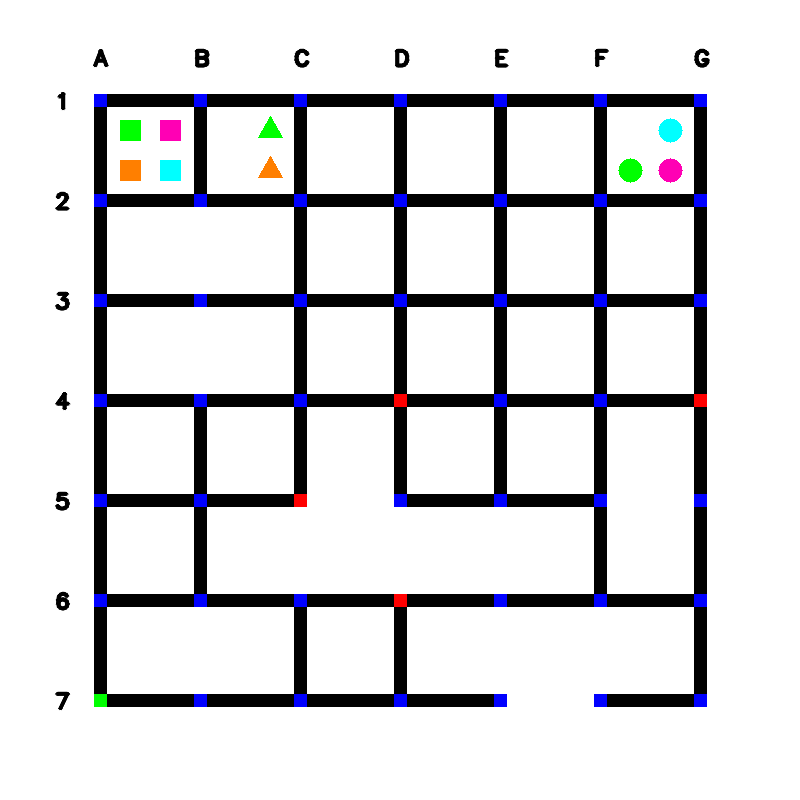
#> input picture test_images/maze_0.png, 800 x 800 px
$ python 'Maze objects detection.py'
#> lines starting #> are read from the running program, lines starting #| are printed output that depends on the picture; after the words box and inside, x2 and y2 are one past the last pixel; in counts of white or black regions, pixels touching at a corner belong together
#> further down, maze_image is the input picture: shape (800, 800, 3); mean B, G, R 220, 217.5, 217.4

import cv2
import numpy as np

def get_nodes(x, y):

	co_ordinates = {'A1' : [100,100],'A2': [100,200], 'A3':[100,300], 'A4':[100,400], 'A5':[100,500], 'A6':[100,600], 'A7':[100,700],
					'B1' : [200,100],'B2': [200,200], 'B3':[200,300], 'B4':[200,400], 'B5':[200,500], 'B6':[200,600], 'B7':[200,700],
					'c1' : [300,100],'C2': [300,200], 'C3':[300,300], 'C4':[300,400], 'C5':[300,500], 'C6':[300,600], 'C7':[300,700],
					'D1' : [400,100],'D2': [400,200], 'D3':[400,300], 'D4':[400,400], 'D5':[400,500], 'D6':[400,600], 'D7':[400,700],
					'E1' : [500,100],'E2': [500,200], 'E3':[500,300], 'E4':[500,400], 'E5':[500,500], 'E6':[500,600], 'E7':[500,700],
					'F1' : [600,100],'F2': [600,200], 'F3':[600,300], 'F4':[600,400], 'F5':[600,500], 'F6':[600,600], 'F7':[600,700],
					'G1' : [700,100],'G2': [700,200], 'G3':[700,300], 'G4':[700,400], 'G5':[700,500], 'G6':[700,600], 'G7':[700,700]}


	val = [x,y]
	for key, value in co_ordinates.items():
		if val == value:
			return key


def detect_traffic_signals(maze_image):

	traffic_signals = []
	hsv = cv2.cvtColor(maze_image, cv2.COLOR_BGR2HSV)
#> hsv: shape (800, 800, 3); mean H, S, V 1.9, 4.8, 221.2

	lower_range = np.array([0,50,50], dtype = "uint8")
	upper_range = np.array([10,255,255], dtype = "uint8")
	vmask = cv2.inRange(hsv, lower_range, upper_range)
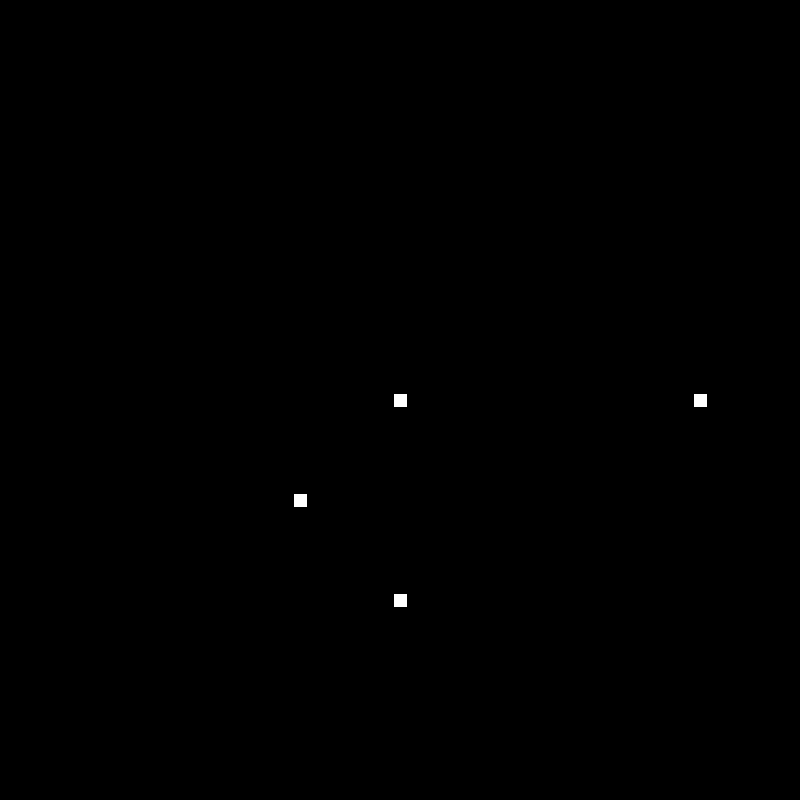
#> vmask: shape (800, 800); 0.11% white; 4 white regions, box (x1, y1, x2, y2) and area: (394, 394, 407, 407) 169, (694, 394, 707, 407) 169, (294, 494, 307, 507) 169, (394, 594, 407, 607) 169

	detected_output = cv2.bitwise_and(maze_image, maze_image, mask = vmask)

	detected_output_gray = cv2.cvtColor(detected_output, cv2.COLOR_BGR2GRAY)
#> detected_output_gray: shape (800, 800); values 0 (black) and 76 (white), 0.11% white; 4 white regions

	contours, hierarchies = cv2.findContours(detected_output_gray, cv2.RETR_LIST, cv2.CHAIN_APPROX_NONE)
#> contours = 4 contours; box (x1, y1, x2, y2) and area: (394, 594, 407, 607) 144, (294, 494, 307, 507) 144, (694, 394, 707, 407) 144, (394, 394, 407, 407) 144

	mu = [None]*len(contours)    #list to save moments of the contours
#> mu = 4 items
	for points in range(len(contours)):
		mu[points] = cv2.moments(contours[points])
		x = int(mu[points]["m10"] / mu[points]["m00"])
		y = int(mu[points]["m01"] / mu[points]["m00"])
		val =[x,y]
		traffic_signals.append(get_nodes(x, y))
#> this loop made 4 passes
#> (x, y) on passes 1 to 4: (400, 600), (300, 500), (700, 400), (400, 400)
#> after the loop, traffic_signals = ['D6', 'C5', 'G4', 'D4']

	traffic_signals.sort()
	return traffic_signals


def detect_horizontal_roads_under_construction(maze_image):

	horizontal_roads_under_construction = []
	for i in range(7):
		for j in range(6):
			color = maze_image[i*100 +100, j*100 + 150 ] #make sure to give x value as second parameter, y value as first parameter.
			if((color == [255, 255, 255]).all()):
				horizontal_roads_under_construction.append(f'{get_nodes((j*100)+100, (i*100)+100)}-{get_nodes((j*100)+200, (i*100) +100)}')
#> after the loop, horizontal_roads_under_construction = ['C5-D5', 'F5-G5', 'E7-F7']

	horizontal_roads_under_construction.sort()

	return horizontal_roads_under_construction

def detect_vertical_roads_under_construction(maze_image):

	vertical_roads_under_construction = []

	for i in range(6):
		for j in range(7):
			color = maze_image[i*100 +150, j*100 + 100 ] #make sure to give x value as second parameter, y value as first parameter.
			if((color == [255, 255, 255]).all()):
				vertical_roads_under_construction.append(f'{get_nodes((j*100)+100, (i*100)+100)}-{get_nodes((j*100)+100, (i*100)+200)}')
#> after the loop, vertical_roads_under_construction = ['B2-B3', 'B3-B4', 'C5-C6', 'D5-D6', 'E5-E6', 'B6-B7', 'E6-E7', 'F6-F7']

	vertical_roads_under_construction.sort()

	return vertical_roads_under_construction


def detect_medicine_packages(maze_image):

	medicine_packages = []

	gray = cv2.cvtColor(maze_image, cv2.COLOR_BGR2GRAY)
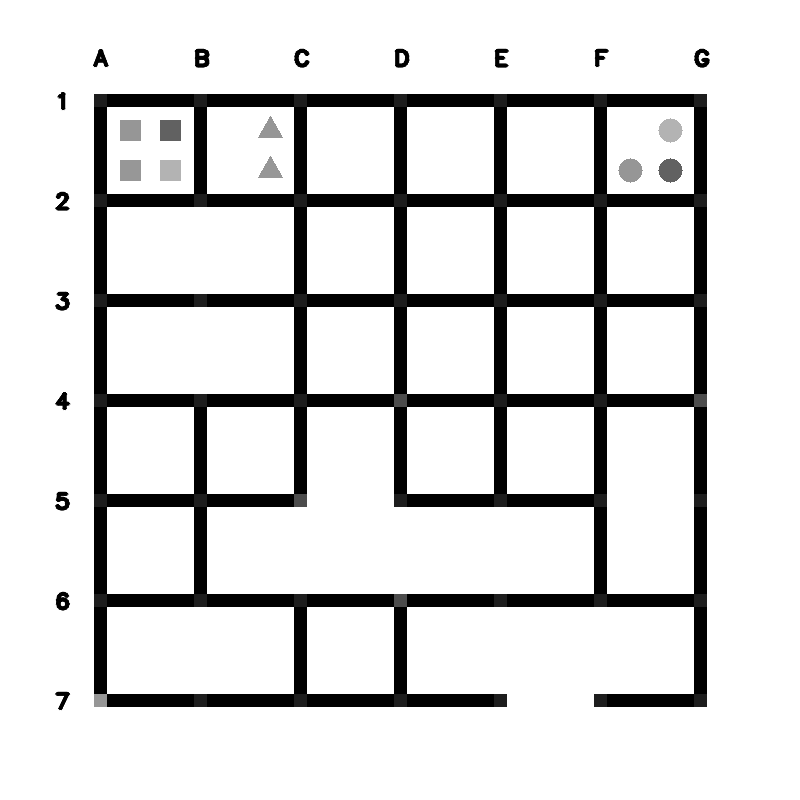
#> gray: shape (800, 800); min 0, max 255, mean 217.7
	for cell in range(6):
		cell_packages = []
		cropped = gray[110:190, (cell*100)+110:(cell*100)+190]    #changoing second parameter which is x cooridnates to acess different shops in the images. 1st coordinate is y coordinates.

		_, threshold = cv2.threshold(cropped, 200, 220, cv2.THRESH_BINARY)

		contours, _ = cv2.findContours(threshold, cv2.RETR_TREE, cv2.CHAIN_APPROX_NONE)


		for cnt in contours:
			if(cv2.contourArea(cnt) < 5000):
				cell_package = []
				coordinate = []
				cell_package.append(f'Shop_{cell+1}')

				mu = cv2.moments(cnt)
				x = int(mu["m10"] / mu["m00"]) + 110 + (cell * 100)
				y = int(mu["m01"] / mu["m00"]) + 110
				coordinate = [x, y]

				color = maze_image[y, x]
				if((color == [180,0,255]).all()): cell_package.append("Pink")
				if((color == [0,127,255]).all()): cell_package.append("Orange")
				elif((color == [0,255,0]).all()): cell_package.append("Green")
				elif((color == [255,255,0]).all()): cell_package.append("Skyblue")

				peri = cv2.arcLength(cnt, True)
				approx = cv2.approxPolyDP(cnt , 0.02*peri, True)
				if(len(approx) == 3): cell_package.append("Triangle")
				elif(len(approx) == 4): cell_package.append("Square")
				elif(len(approx) >= 5): cell_package.append("Circle")

				cell_package.append(coordinate)
				cell_packages.append(cell_package)

		cell_packages.sort(key = lambda cell_packages : cell_packages[1])
		medicine_packages.extend(cell_packages)
#> this loop made 6 passes
#> pass 1, in detect_medicine_packages, `cropped = gray[110:190, (cell*100)+110:(cell*100)+190]`:
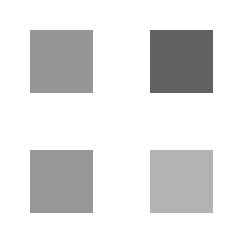
#> cropped: shape (80, 80) (shown 3 times larger); min 97, max 255, mean 224.5
#> pass 1, in detect_medicine_packages, `_, threshold = cv2.threshold(cropped, 200, 220, cv2.THRESH_BINARY)`:
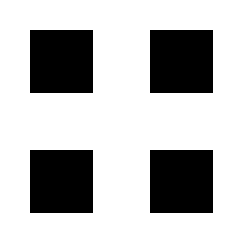
#> threshold: shape (80, 80) (shown 3 times larger); values 0 (black) and 220 (white), 72.4% white; 4 black regions, box (x1, y1, x2, y2) and area: (10, 10, 31, 31) 441, (50, 10, 71, 31) 441, (10, 50, 31, 71) 441, (50, 50, 71, 71) 441
#> pass 2, in detect_medicine_packages, `_, threshold = cv2.threshold(cropped, 200, 220, cv2.THRESH_BINARY)`:
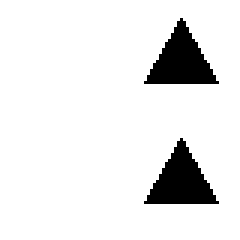
#> threshold: shape (80, 80) (shown 3 times larger); values 0 (black) and 220 (white), 91.1% white; 2 black regions, box (x1, y1, x2, y2) and area: (48, 6, 73, 28) 286, (48, 46, 73, 68) 286
#> after the loop:
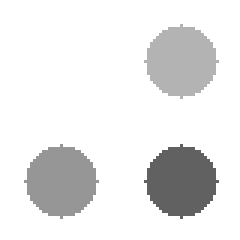
#> cropped: shape (80, 80) (shown 3 times larger); min 97, max 255, mean 231.6
#> after the loop:
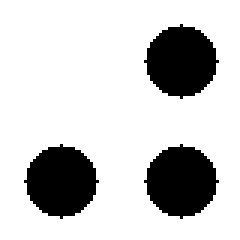
#> threshold: shape (80, 80) (shown 3 times larger); values 0 (black) and 220 (white), 79.3% white; 3 black regions, box (x1, y1, x2, y2) and area: (48, 8, 73, 33) 441, (8, 48, 33, 73) 441, (48, 48, 73, 73) 441
#> after the loop, medicine_packages = 9 items

	return medicine_packages

def detect_arena_parameters(maze_image):

	arena_parameters = {}
	arena_parameters['traffic_signals'] = detect_traffic_signals(maze_image)
	arena_parameters['horizontal_roads_under_construction'] = detect_horizontal_roads_under_construction(maze_image)
	arena_parameters['vertical_roads_under_construction'] = detect_vertical_roads_under_construction(maze_image)
	arena_parameters['medicine_packages_present'] = detect_medicine_packages(maze_image)


	return arena_parameters

if __name__ == "__main__":

    # path directory of images in test_images folder
	img_dir_path = "test_images/"

    # path to 'maze_0.png' image file
	file_num = 0
	img_file_path = img_dir_path + 'maze_' + str(file_num) + '.png'

	# read image using opencv
	maze_image = cv2.imread(img_file_path)

	print('\n============================================')
	print('\nFor maze_' + str(file_num) + '.png')

	# detect and print the arena parameters from the image
	arena_parameters = detect_arena_parameters(maze_image)
#> arena_parameters = 4 items

	print("Arena Prameters: " , arena_parameters)
#> (printed output is left out)

	# display the maze image
	cv2.imshow("image", maze_image)
	cv2.waitKey(0)
	cv2.destroyAllWindows()

	choice = input('\nDo you want to run your script on all test images ? => "yes" or "no": ')
#> the answer given: y

	if choice == 'yes':

		for file_num in range(1, 15):

			# path to maze image file
			img_file_path = img_dir_path + 'maze_' + str(file_num) + '.png'

			# read image using opencv
			maze_image = cv2.imread(img_file_path)

			print('\n============================================')
			print('\nFor maze_' + str(file_num) + '.png')

			# detect and print the arena parameters from the image
			arena_parameters = detect_arena_parameters(maze_image)

			print("Arena Parameter: ", arena_parameters)

			# display the test image
			cv2.imshow("image", maze_image)
			cv2.waitKey(2000)
			cv2.destroyAllWindows()


			#hey there

$ run again, with test_images/maze_1.png copied over test_images/maze_0.png
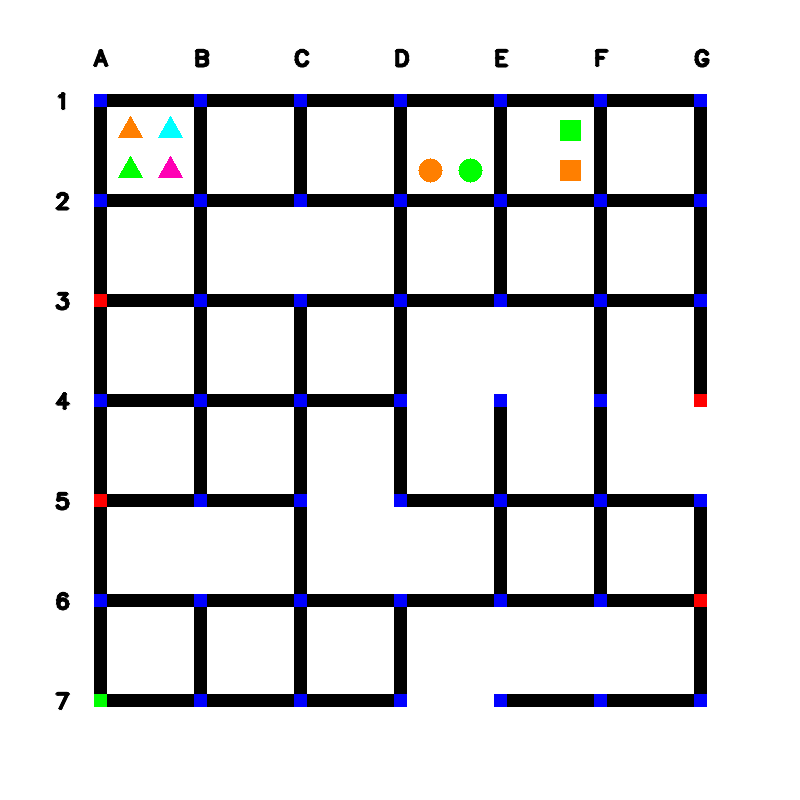
#> input picture test_images/maze_1.png, 800 x 800 px
#> maze_image is the input picture: shape (800, 800, 3); mean B, G, R 220.4, 218.1, 218.1
#> hsv: shape (800, 800, 3); mean H, S, V 1.7, 4.5, 221.7
#> vmask: shape (800, 800); 0.11% white; 4 white regions, box (x1, y1, x2, y2) and area: (94, 294, 107, 307) 169, (694, 394, 707, 407) 169, (94, 494, 107, 507) 169, (694, 594, 707, 607) 169
#> detected_output_gray: shape (800, 800); values 0 (black) and 76 (white), 0.11% white; 4 white regions
#> in detect_traffic_signals, `contours, hierarchies = cv2.findContours(detected_output_gray, cv2.RET..`: contours = 4 contours; box (x1, y1, x2, y2) and area: (694, 594, 707, 607) 144, (94, 494, 107, 507) 144, (694, 394, 707, 407) 144, (94, 294, 107, 307) 144
#> mu = 4 items
#> the loop in detect_traffic_signals, `for points in range(len(contours)):` made 4 passes
#> (x, y) on passes 1 to 4: (700, 600), (100, 500), (700, 400), (100, 300)
#> after the loop in detect_traffic_signals, `for points in range(len(contours)):`: traffic_signals = ['G6', 'A5', 'G4', 'A3']
#> after the loop in detect_horizontal_roads_under_construction, `for i in range(7):`: horizontal_roads_under_construction = ['D4-E4', 'E4-F4', 'F4-G4', 'C5-D5', 'D7-E7']
#> after the loop in detect_vertical_roads_under_construction, `for i in range(6):`: vertical_roads_under_construction = ['C2-C3', 'E3-E4', 'G4-G5', 'B5-B6', 'D5-D6', 'E6-E7', 'F6-F7']
#> the loop in detect_medicine_packages, `for cell in range(6):` made 6 passes
#> pass 1, in detect_medicine_packages, `cropped = gray[110:190, (cell*100)+110:(cell*100)+190]`:
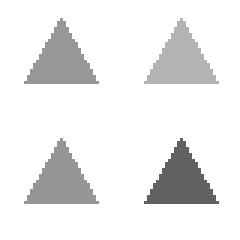
#> cropped: shape (80, 80) (shown 3 times larger); min 97, max 255, mean 235.2
#> pass 1, in detect_medicine_packages, `_, threshold = cv2.threshold(cropped, 200, 220, cv2.THRESH_BINARY)`:
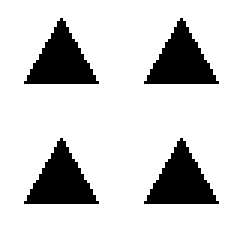
#> threshold: shape (80, 80) (shown 3 times larger); values 0 (black) and 220 (white), 82.1% white; 4 black regions, box (x1, y1, x2, y2) and area: (8, 6, 33, 28) 286, (48, 6, 73, 28) 286, (8, 46, 33, 68) 286, (48, 46, 73, 68) 286
#> after the loop in detect_medicine_packages, `for cell in range(6):`: medicine_packages = 8 items
#> arena_parameters = 4 items
#> (printed output is left out)

$ run again, with test_images/maze_10.png copied over test_images/maze_0.png
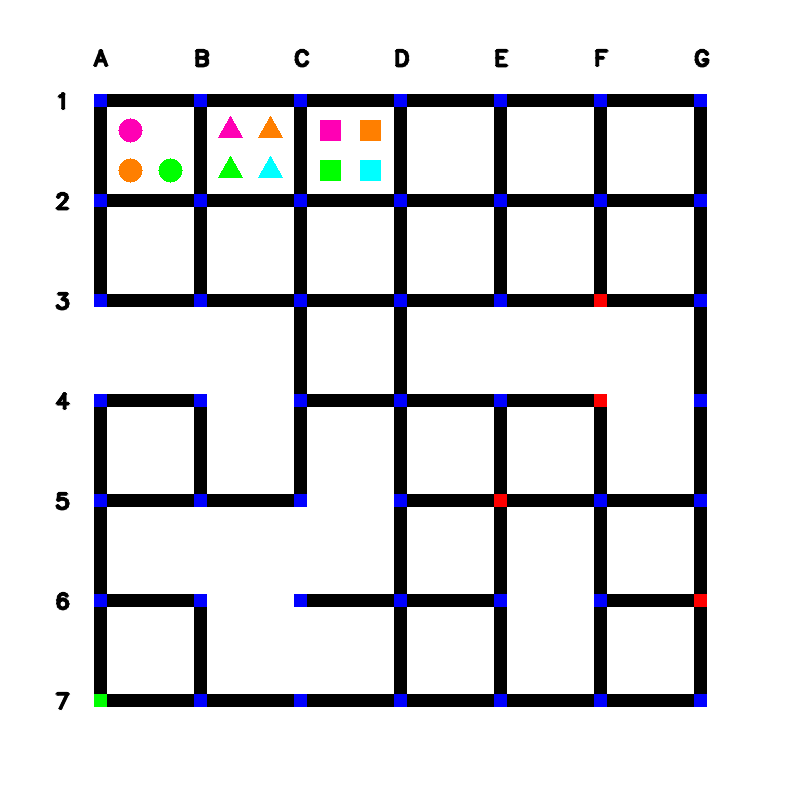
#> input picture test_images/maze_10.png, 800 x 800 px
#> maze_image is the input picture: shape (800, 800, 3); mean B, G, R 220.3, 217.8, 217.9
#> hsv: shape (800, 800, 3); mean H, S, V 1.9, 5, 221.7
#> vmask: shape (800, 800); 0.11% white; 4 white regions, box (x1, y1, x2, y2) and area: (594, 294, 607, 307) 169, (594, 394, 607, 407) 169, (494, 494, 507, 507) 169, (694, 594, 707, 607) 169
#> detected_output_gray: shape (800, 800); values 0 (black) and 76 (white), 0.11% white; 4 white regions
#> in detect_traffic_signals, `contours, hierarchies = cv2.findContours(detected_output_gray, cv2.RET..`: contours = 4 contours; box (x1, y1, x2, y2) and area: (694, 594, 707, 607) 144, (494, 494, 507, 507) 144, (594, 394, 607, 407) 144, (594, 294, 607, 307) 144
#> mu = 4 items
#> the loop in detect_traffic_signals, `for points in range(len(contours)):` made 4 passes
#> (x, y) on passes 1 to 4: (700, 600), (500, 500), (600, 400), (600, 300)
#> after the loop in detect_traffic_signals, `for points in range(len(contours)):`: traffic_signals = ['G6', 'E5', 'F4', 'F3']
#> after the loop in detect_horizontal_roads_under_construction, `for i in range(7):`: horizontal_roads_under_construction = ['B4-C4', 'F4-G4', 'C5-D5', 'B6-C6', 'E6-F6']
#> after the loop in detect_vertical_roads_under_construction, `for i in range(6):`: vertical_roads_under_construction = ['A3-A4', 'B3-B4', 'E3-E4', 'F3-F4', 'B5-B6', 'C5-C6', 'C6-C7']
#> the loop in detect_medicine_packages, `for cell in range(6):` made 6 passes
#> pass 1, in detect_medicine_packages, `_, threshold = cv2.threshold(cropped, 200, 220, cv2.THRESH_BINARY)`:
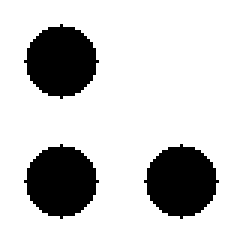
#> threshold: shape (80, 80) (shown 3 times larger); values 0 (black) and 220 (white), 79.3% white; 3 black regions, box (x1, y1, x2, y2) and area: (8, 8, 33, 33) 441, (8, 48, 33, 73) 441, (48, 48, 73, 73) 441
#> pass 2, in detect_medicine_packages, `_, threshold = cv2.threshold(cropped, 200, 220, cv2.THRESH_BINARY)`:
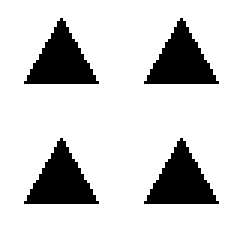
#> threshold: shape (80, 80) (shown 3 times larger); values 0 (black) and 220 (white), 82.1% white; 4 black regions, box (x1, y1, x2, y2) and area: (8, 6, 33, 28) 286, (48, 6, 73, 28) 286, (8, 46, 33, 68) 286, (48, 46, 73, 68) 286
#> after the loop in detect_medicine_packages, `for cell in range(6):`: medicine_packages = 11 items
#> arena_parameters = 4 items
#> (printed output is left out)

$ run again, with test_images/maze_11.png copied over test_images/maze_0.png
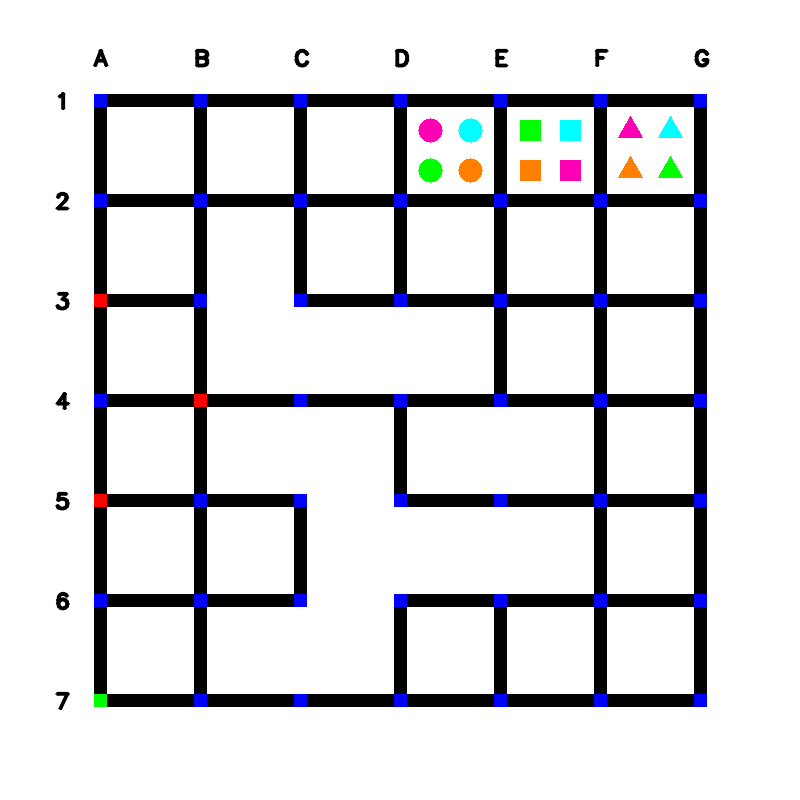
#> input picture test_images/maze_11.png, 800 x 800 px
#> maze_image is the input picture: shape (800, 800, 3); mean B, G, R 219.5, 216.9, 216.8
#> hsv: shape (800, 800, 3); mean H, S, V 2, 5.2, 220.8
#> vmask: shape (800, 800); 0.08% white; 3 white regions, box (x1, y1, x2, y2) and area: (94, 294, 107, 307) 169, (194, 394, 207, 407) 169, (94, 494, 107, 507) 169
#> detected_output_gray: shape (800, 800); values 0 (black) and 76 (white), 0.08% white; 3 white regions
#> in detect_traffic_signals, `contours, hierarchies = cv2.findContours(detected_output_gray, cv2.RET..`: contours = 3 contours; box (x1, y1, x2, y2) and area: (94, 494, 107, 507) 144, (194, 394, 207, 407) 144, (94, 294, 107, 307) 144
#> mu = 3 items
#> the loop in detect_traffic_signals, `for points in range(len(contours)):` made 3 passes
#> (x, y) on passes 1 to 3: (100, 500), (200, 400), (100, 300)
#> after the loop in detect_traffic_signals, `for points in range(len(contours)):`: traffic_signals = ['A5', 'B4', 'A3']
#> after the loop in detect_horizontal_roads_under_construction, `for i in range(7):`: horizontal_roads_under_construction = ['B3-C3', 'C5-D5', 'C6-D6']
#> after the loop in detect_vertical_roads_under_construction, `for i in range(6):`: vertical_roads_under_construction = ['C3-C4', 'D3-D4', 'C4-C5', 'E4-E5', 'D5-D6', 'E5-E6', 'C6-C7']
#> after the loop in detect_medicine_packages, `for cell in range(6):`:
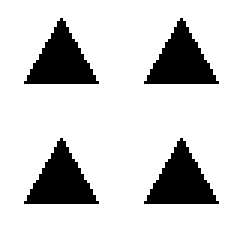
#> threshold: shape (80, 80) (shown 3 times larger); values 0 (black) and 220 (white), 82.1% white; 4 black regions, box (x1, y1, x2, y2) and area: (8, 6, 33, 28) 286, (48, 6, 73, 28) 286, (8, 46, 33, 68) 286, (48, 46, 73, 68) 286
#> after the loop in detect_medicine_packages, `for cell in range(6):`: medicine_packages = 12 items
#> arena_parameters = 4 items
#> (printed output is left out)
